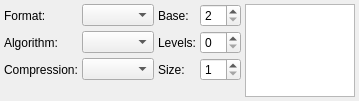
<?xml version="1.0" encoding="UTF-8"?>
<ui version="4.0">
 <class>mvd::MultiResolutionPyramidWidget</class>
 <widget class="QWidget" name="mvd::MultiResolutionPyramidWidget">
  <property name="geometry">
   <rect>
    <x>0</x>
    <y>0</y>
    <width>359</width>
    <height>101</height>
   </rect>
  </property>
  <property name="windowTitle">
   <string>Form</string>
  </property>
  <property name="locale">
   <locale language="C" country="AnyCountry"/>
  </property>
  <layout class="QGridLayout" name="gridLayout">
   <property name="margin">
    <number>4</number>
   </property>
   <property name="spacing">
    <number>4</number>
   </property>
   <item row="0" column="0">
    <widget class="QLabel" name="formatLabel">
     <property name="sizePolicy">
      <sizepolicy hsizetype="Maximum" vsizetype="Preferred">
       <horstretch>0</horstretch>
       <verstretch>0</verstretch>
      </sizepolicy>
     </property>
     <property name="toolTip">
      <string>File format used for overview file</string>
     </property>
     <property name="text">
      <string>Format:</string>
     </property>
    </widget>
   </item>
   <item row="0" column="1">
    <widget class="QComboBox" name="formatComboBox">
     <property name="toolTip">
      <string>File format used for overview file</string>
     </property>
    </widget>
   </item>
   <item row="0" column="2">
    <widget class="QLabel" name="baseLabel">
     <property name="sizePolicy">
      <sizepolicy hsizetype="Maximum" vsizetype="Preferred">
       <horstretch>0</horstretch>
       <verstretch>0</verstretch>
      </sizepolicy>
     </property>
     <property name="toolTip">
      <string>Decimation factor = Base power Level</string>
     </property>
     <property name="text">
      <string>Base:</string>
     </property>
    </widget>
   </item>
   <item row="0" column="3">
    <widget class="QSpinBox" name="baseSpinBox">
     <property name="toolTip">
      <string>Decimation factor = Base power Level</string>
     </property>
     <property name="minimum">
      <number>2</number>
     </property>
    </widget>
   </item>
   <item row="0" column="4" rowspan="4">
    <widget class="QListView" name="resolutionsListView">
     <property name="toolTip">
      <string>Size list of all overview levels</string>
     </property>
    </widget>
   </item>
   <item row="1" column="0">
    <widget class="QLabel" name="algorithmLabel">
     <property name="sizePolicy">
      <sizepolicy hsizetype="Maximum" vsizetype="Preferred">
       <horstretch>0</horstretch>
       <verstretch>0</verstretch>
      </sizepolicy>
     </property>
     <property name="toolTip">
      <string>Algorithm used when resampling image to compute overview level</string>
     </property>
     <property name="text">
      <string>Algorithm:</string>
     </property>
    </widget>
   </item>
   <item row="1" column="1">
    <widget class="QComboBox" name="algorithmComboBox">
     <property name="toolTip">
      <string>Algorithm used when resampling image to compute overview level</string>
     </property>
    </widget>
   </item>
   <item row="1" column="2">
    <widget class="QLabel" name="levelsLabel">
     <property name="sizePolicy">
      <sizepolicy hsizetype="Maximum" vsizetype="Preferred">
       <horstretch>0</horstretch>
       <verstretch>0</verstretch>
      </sizepolicy>
     </property>
     <property name="toolTip">
      <string>Decimation factor = Base power Level</string>
     </property>
     <property name="text">
      <string>Levels:</string>
     </property>
    </widget>
   </item>
   <item row="1" column="3">
    <widget class="QSpinBox" name="levelsSpinBox">
     <property name="toolTip">
      <string>Decimation factor = Base power Level</string>
     </property>
    </widget>
   </item>
   <item row="2" column="0">
    <widget class="QLabel" name="compressionLabel">
     <property name="sizePolicy">
      <sizepolicy hsizetype="Maximum" vsizetype="Preferred">
       <horstretch>0</horstretch>
       <verstretch>0</verstretch>
      </sizepolicy>
     </property>
     <property name="toolTip">
      <string>Algorithm used to compress overview level data</string>
     </property>
     <property name="text">
      <string>Compression:</string>
     </property>
    </widget>
   </item>
   <item row="2" column="1">
    <widget class="QComboBox" name="compressionComboBox">
     <property name="toolTip">
      <string>Algorithm used to compress overview level data</string>
     </property>
    </widget>
   </item>
   <item row="2" column="2">
    <widget class="QLabel" name="sizeLabel">
     <property name="sizePolicy">
      <sizepolicy hsizetype="Maximum" vsizetype="Preferred">
       <horstretch>0</horstretch>
       <verstretch>0</verstretch>
      </sizepolicy>
     </property>
     <property name="toolTip">
      <string>Minimal size (in pixels) of smallest overview level</string>
     </property>
     <property name="text">
      <string>Size:</string>
     </property>
    </widget>
   </item>
   <item row="2" column="3">
    <widget class="QSpinBox" name="sizeSpinBox">
     <property name="toolTip">
      <string>Minimal size (in pixels) of smallest overview level</string>
     </property>
     <property name="minimum">
      <number>1</number>
     </property>
    </widget>
   </item>
   <item row="3" column="0" colspan="4">
    <spacer name="verticalSpacer">
     <property name="orientation">
      <enum>Qt::Vertical</enum>
     </property>
     <property name="sizeHint" stdset="0">
      <size>
       <width>20</width>
       <height>40</height>
      </size>
     </property>
    </spacer>
   </item>
  </layout>
 </widget>
 <resources/>
 <connections/>
</ui>
